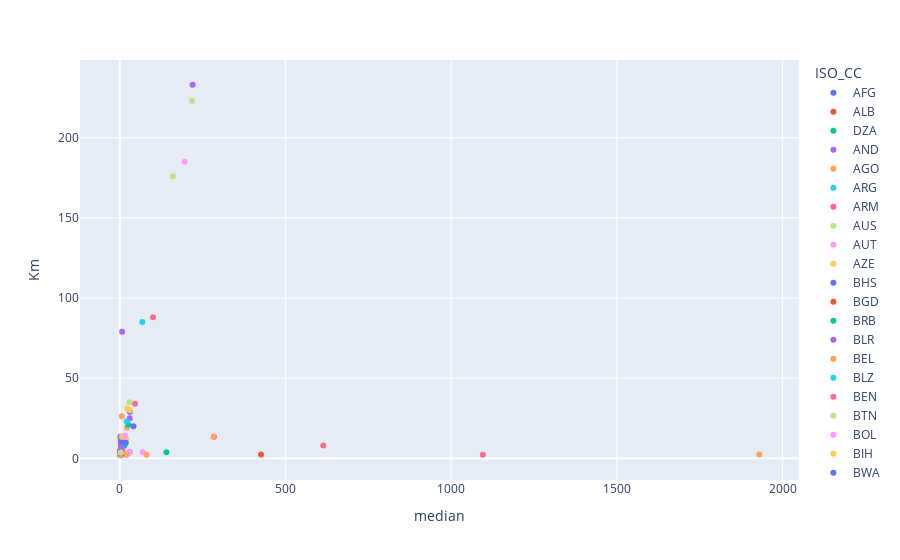

Notebook cell for this chart:
### Code cell
# create plot of df_compare
fig = px.scatter(df_compare, x="median", y="Km", color="ISO_CC")
fig.show()
